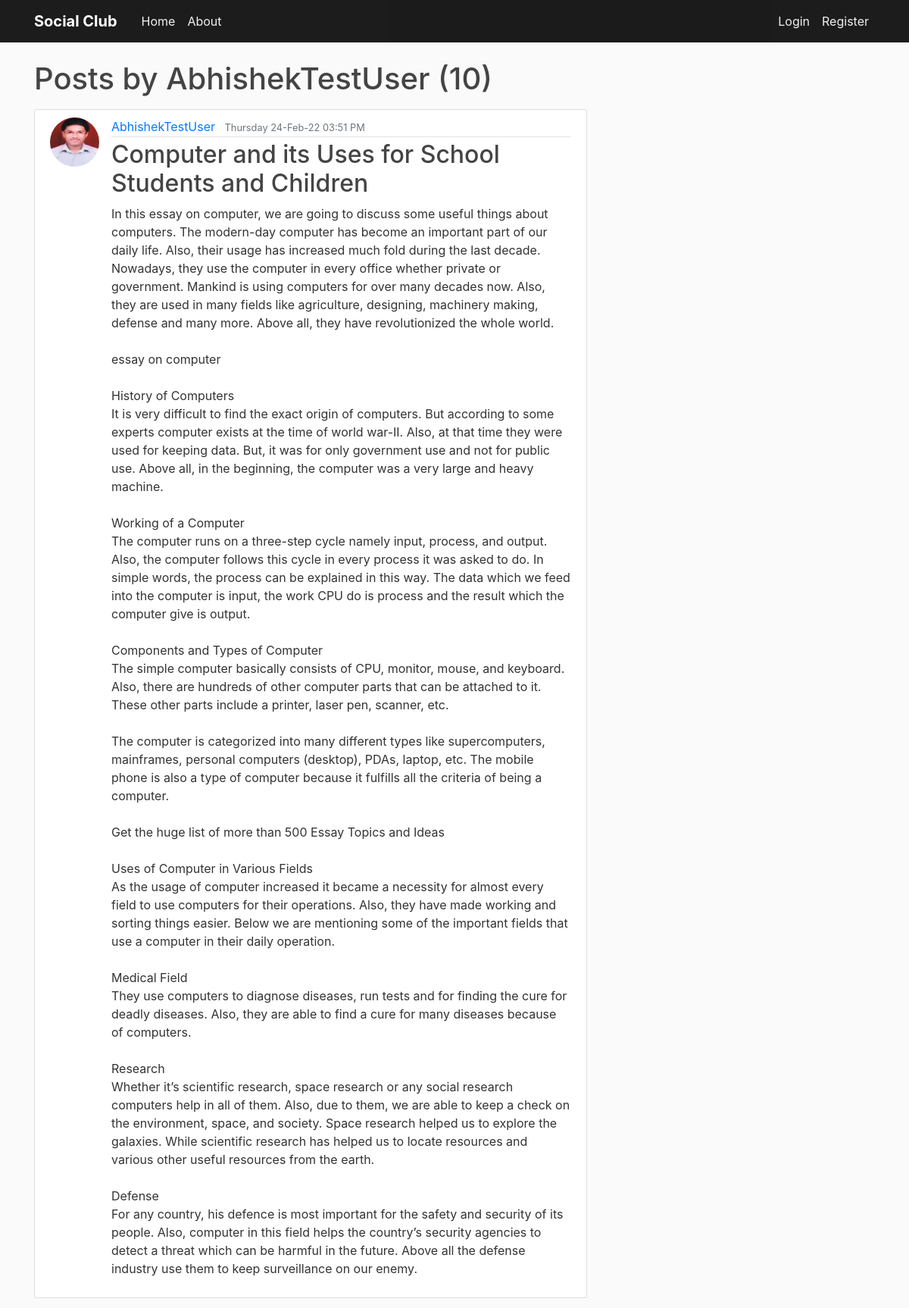
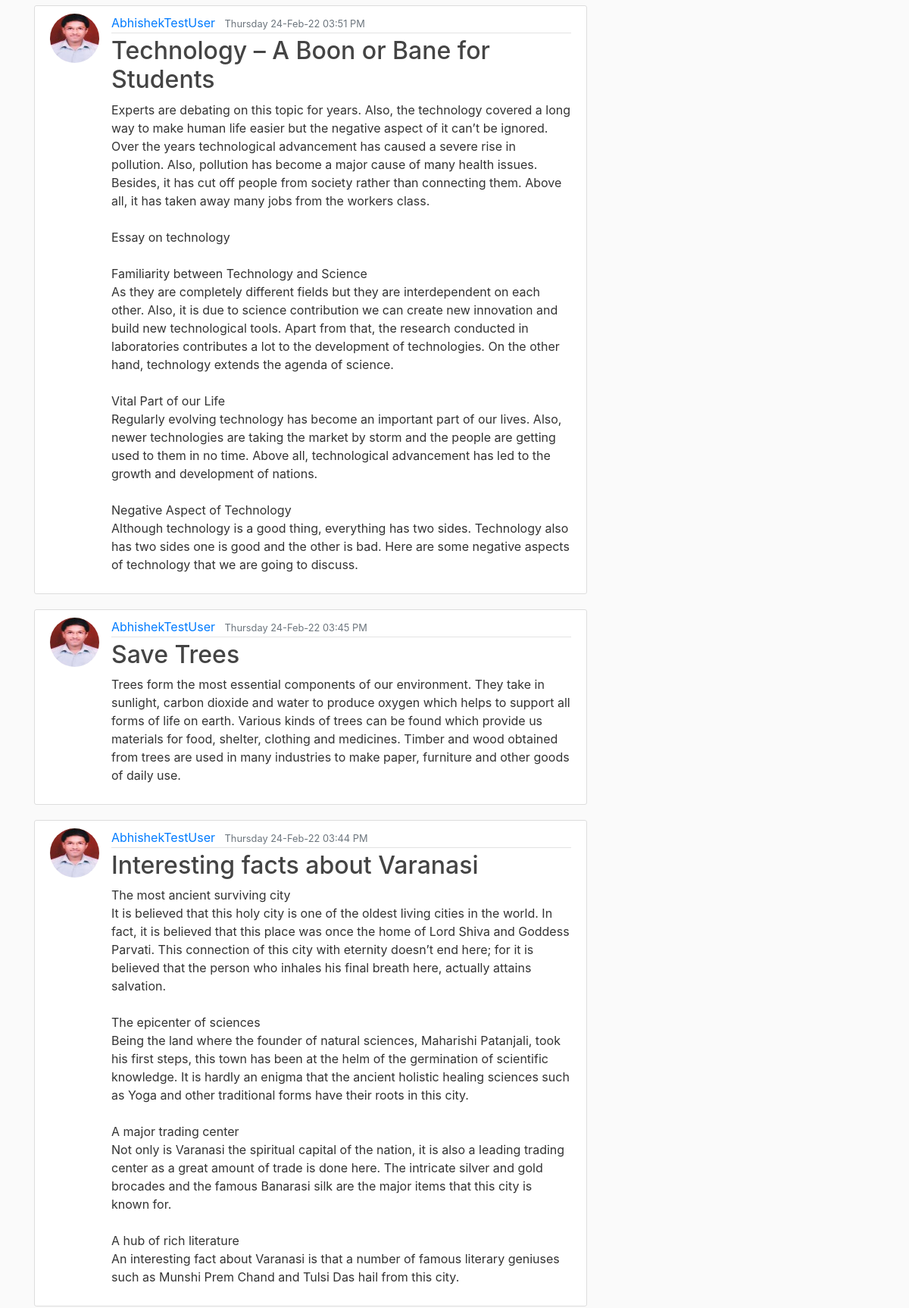
The page /user/AbhishekTestUser (upper part) on the database its author committed (2 pictures, top to bottom).
### flaskblog/models.py (models this page shows, shortened)
class User(db.Model,UserMixin):
    id = db.Column(db.Integer, primary_key=True)
    username = db.Column(db.String(20), unique=True, nullable=False)
    email = db.Column(db.String(120), unique=True, nullable=False)
    image_file = db.Column(db.String(20), nullable=False,
                           default='default.jpg')
    password = db.Column(db.String(60), nullable=False)
    date_of_join = db.Column(db.DateTime,default=datetime.utcnow())
    posts = db.relationship('Post', backref='author', lazy=True)

class Post(db.Model):
    id = db.Column(db.Integer, primary_key=True)
    title = db.Column(db.String(100), nullable=False)
    date_posted = db.Column(db.DateTime, nullable=False,
                            default=datetime.utcnow)
    content = db.Column(db.Text, nullable=False)
    user_id = db.Column(db.Integer, db.ForeignKey('user.id'), nullable=False)
    post_edited = db.Column(db.Boolean,unique=False, default=False)

### flaskblog/users/routes.py (the view)
@users.route("/user/<string:username>")
def user_posts(username):
    page = request.args.get('page',1,type=int)
    user =User.query.filter_by(username=username).first_or_404()
    posts = Post.query.filter_by(author=user).order_by(Post.date_posted.desc())\
        .paginate(page = page ,per_page=5)
    return render_template('user_post.html', posts=posts,timezone=timezone,user=user)

### flaskblog/templates/user_post.html (shortened to what this page needs)
{% extends "layout.html" %}
{% block content %}
<h1 class="mb-3">Posts by {{user.username}} ({{posts.total}})</h1>
{% for post in posts.items%}
<article class="media content-section">
    <image class ="rounded-circle article-img" src ="{{url_for('static',filename='profile_pics/'+post.author.image_file)}}"></image>
    <div class="media-body">
        <div class="article-metadata">
            <a class="mr-2" href="{{url_for('users.user_posts',username=post.author.username)}}">{{ post.author.username }}</a>
            <small class="text-muted">{{ post.date_posted.replace(tzinfo=timezone.utc).astimezone(tz=None).strftime('%A %d-%b-%y %I:%M %p') }}</small>
        </div>
        <h2><a class="article-title" href="{{url_for('posts.post',post_id=post.id)}}">{{ post.title }}</a></h2>
        <p class="article-content">{{ post.content }}</p>
    </div>
</article>
{% endfor %}
{% endblock content %}

### flaskblog/static/main.css (style rules this page uses)
body { background: #fafafa; color: #333333; margin-top: 5rem; }
h1, h2, h3, h4, h5, h6 { color: #444444; }
.content-section { background: #ffffff; padding: 10px 20px; border: 1px solid #dddddd; border-radius: 3px; margin-bottom: 20px; }
.article-title { color: #444444; }
.article-content { white-space: pre-line; }
.article-img { height: 65px; width: 65px; margin-right: 16px; }
.article-metadata { padding-bottom: 1px; margin-bottom: 4px; border-bottom: 1px solid #e3e3e3 }

### rows shown on the page
User: username "AbhishekTestUser"
Post: image_file (picture), author.username "AbhishekTestUser", date_posted.replace "Thursday 24-Feb-22 03:51 PM", title "Computer and its Uses for School Students and Children", content "In this essay on computer, we are going to discuss some useful things about computers. The modern-day computer has become an important part of our daily life. Also, their usage has increased much fold during the last decade. Nowadays, they use the computer in every office whether private or government. Mankind is using computers for over many decades now. Also, they are used in many fields like agriculture, designing, machinery making, defense and many more. Above all, they have revolutionized the whole world. essay on computer History of Computers It is very difficult to find the exact origin of computers. But according to some experts computer exists at the time of world war-II. Also, at…"
Post: image_file (picture), author.username "AbhishekTestUser", date_posted.replace "Thursday 24-Feb-22 03:51 PM", title "Technology – A Boon or Bane for Students", content "Experts are debating on this topic for years. Also, the technology covered a long way to make human life easier but the negative aspect of it can’t be ignored. Over the years technological advancement has caused a severe rise in pollution. Also, pollution has become a major cause of many health issues. Besides, it has cut off people from society rather than connecting them. Above all, it has taken away many jobs from the workers class. Essay on technology Familiarity between Technology and Science As they are completely different fields but they are interdependent on each other. Also, it is due to science contribution we can create new innovation and build new technological tools. Apart…"
Post: image_file (picture), author.username "AbhishekTestUser", date_posted.replace "Thursday 24-Feb-22 03:45 PM", title "Save Trees", content "Trees form the most essential components of our environment. They take in sunlight, carbon dioxide and water to produce oxygen which helps to support all forms of life on earth. Various kinds of trees can be found which provide us materials for food, shelter, clothing and medicines. Timber and wood obtained from trees are used in many industries to make paper, furniture and other goods of daily use."
Post: image_file (picture), author.username "AbhishekTestUser", date_posted.replace "Thursday 24-Feb-22 03:44 PM", title "Interesting facts about Varanasi", content "The most ancient surviving city It is believed that this holy city is one of the oldest living cities in the world. In fact, it is believed that this place was once the home of Lord Shiva and Goddess Parvati. This connection of this city with eternity doesn’t end here; for it is believed that the person who inhales his final breath here, actually attains salvation. The epicenter of sciences Being the land where the founder of natural sciences, Maharishi Patanjali, took his first steps, this town has been at the helm of the germination of scientific knowledge. It is hardly an enigma that the ancient holistic healing sciences such as Yoga and other traditional forms have their roots in this…"

### other values the page prints
{{ posts.total }} "10"
